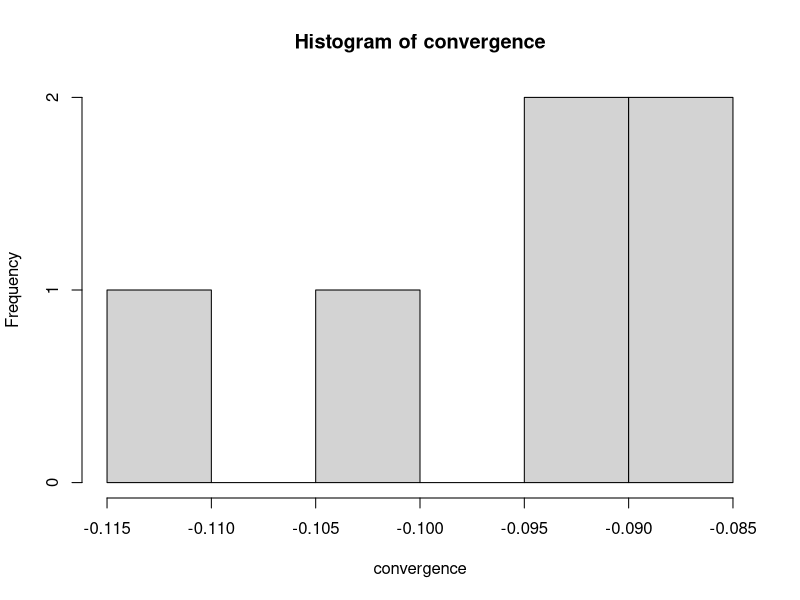
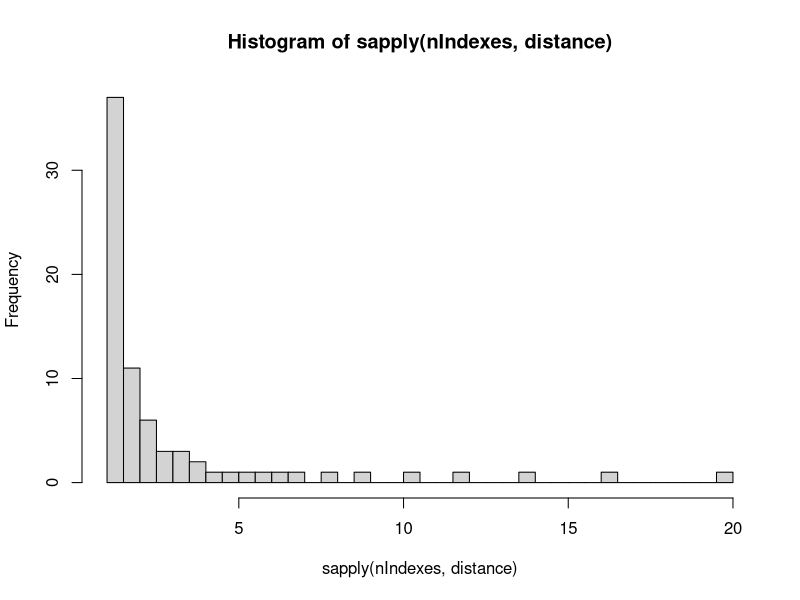

Source code (R) for these figures, in order:
setwd("D:\\workspace\\bioinformatics\\pam")
 
"
Read data from the file (note that columns names and row names should be discarded for 
subsequent computation and that the values given should be divided by 10000). 
"

P1<-read.table('pam1.mat', sep = "\t", header=T, colClasses=c("character",rep("integer",20)))  
P1 <- P1[1:20,2:21]  # to remove column names
P1 <-as.matrix(P1)

P1 <- P1/10000


"
Compute the probability matrix corresponding to any PAM distance n (corresponding to an evolutionary distance of n PAM, 
i.e. the PAMn probability matrix). 
"
mypower <- function(x,n){
  p<-x
  prod<-diag(nrow(x))
  while ( n > 0 ){
    if(n %% 2 == 1) {
      prod <- prod %*% p
    } 
    n <- floor(n/2)
    p <- p %*% p
  }
  prod
}
P10 <- mypower(P1, 10)

"
Compute the scoring matrix corresponding to your PAMn matrix. 
score(i,j) = log(Pn / fj)

"
freq <-read.table('aafreq.mat', sep = "\t", header=F)  
f <- freq$V2

score <- function(x, i, j) {
  log10(x/f[i])
}


scoringMatrix <- function(mat) {
  matrix(mapply(score, mat, row(mat), col(mat)), nrow = nrow(mat))
}

scoringMatrix(P10)

"
Check the convergence of the values in the columns of the PAM probability matrix when n becomes large: 
These values should approach the amino acid frequencies. 
"
convergence <- c (sum (f - diag(mypower(P1, 1500))), 
                  sum (f - diag(mypower(P1, 1650))), 
                  sum (f - diag(mypower(P1, 1800))), 
                  sum (f - diag(mypower(P1, 2000))),
                  sum (f - diag(mypower(P1, 2150))),
                  sum (f - diag(mypower(P1, 2300))))
                  
hist(convergence)

"
Plot the relation between the evolutionary distance (in PAM unit) and the percentage of identity between the sequences 
"



nIndexes <- seq(1,1500, 20) # take n values at 20 Pam distance from 1 to 1500
distance <- function (value) {
  sum(diag(mypower(P1, value)))
}

hist(sapply(nIndexes, distance), nclass = 50)

